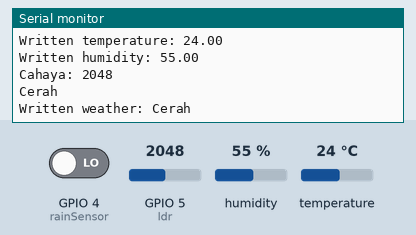
Recording of a sketch running on a simulated ESP32. Shown: the last lines printed to the serial monitor. The inputs (shaded band) are chosen by the test bench; at power-on: GPIO 5 (ldr) = 2048, GPIO 4 (rainSensor) LOW, humidity 55 %, temperature 24 °C. WiFi joins after 1.5 s; servers stay silent unless stated; the local clock reads 2024-03-15 10:24:30 at power-on unless the sketch sets it.

Above: at 4.7 s.
4.8 s: GPIO 5 (ldr) set to 530
At 7.13 s:
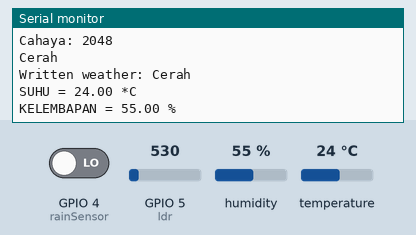
9.1 s: GPIO 5 (ldr) set to 471
At 11.8 s:
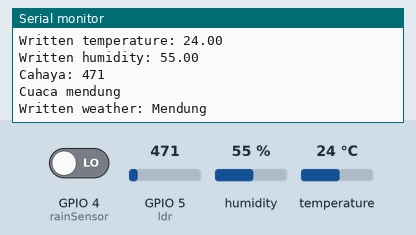
Timing chart, 0 to 13.3 s (numbered marks = the images above; inputs shaded):
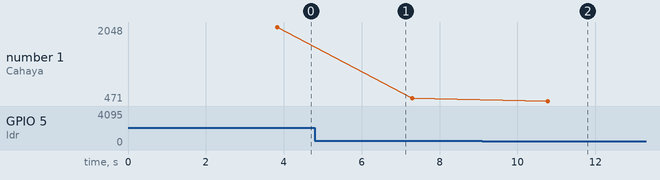

Measured:
- the behaviour switches between 500 and 499 on GPIO 5 (ldr) (found by bisection; images 1 and 2)
- after the input at 9.1 s, the serial monitor: prints a new line after 1.7 s (image 2)
- plotted number 1: 2048 → 530 after the input at 4.8 s, 530 → 471 after the input at 9.1 s

The sketch:

MWS_firebase.ino
```cpp
#include <Arduino.h>
#include <WiFi.h>
#include <Firebase_ESP_Client.h>
#include "addons/TokenHelper.h"
#include "addons/RTDBHelper.h"
#include "secrets.h"
#include <Adafruit_Sensor.h>
#include <DHT.h>
#include <DHT_U.h>
#include <Wire.h>
#include "RTClib.h"

// Define Firebase Data object
FirebaseData fbdo;
FirebaseAuth auth;
FirebaseConfig config;

#define rainSensor 4
#define ldr 5
#define DHTPIN 2       // Pin for DHT sensor
#define DHTTYPE DHT11  // DHT 11 sensor type

DHT dht(DHTPIN, DHTTYPE);
RTC_DS3231 rtc;

void setup() {
  Serial.begin(115200);
  pinMode(rainSensor, INPUT);

  WiFi.begin(WIFI_SSID, WIFI_PASSWORD);
  Serial.print("Connecting to Wi-Fi");
  while (WiFi.status() != WL_CONNECTED) {
    Serial.print(".");
    delay(300);
  }
  Serial.println();
  Serial.print("Connected with IP: ");
  Serial.println(WiFi.localIP());

  config.api_key = API_KEY;
  auth.user.email = USER_EMAIL;
  auth.user.password = USER_PASSWORD;
  config.database_url = DATABASE_URL;
  config.token_status_callback = tokenStatusCallback;

  Firebase.begin(&config, &auth);
  Firebase.reconnectWiFi(true);

  dht.begin();
  delay(2000);  // Allow DHT to stabilize

  if (!rtc.begin()) {
    Serial.println("Couldn't find RTC");
    while (1);
  }
  if (rtc.lostPower()) {
    Serial.println("RTC lost power, setting time!");
    rtc.adjust(DateTime(F(__DATE__), F(__TIME__)));  // Set to compile time
  }
}

void loop() {
  // Read DHT sensor data
  float t = dht.readTemperature();
  float h = dht.readHumidity();

  if (isnan(t) || isnan(h)) {
    Serial.println("Failed to read from DHT sensor");
    delay(1000);
  } else {
    Serial.print("SUHU = ");
    Serial.print(t);
    Serial.println(" *C");
    Serial.print("KELEMBAPAN = ");
    Serial.print(h);
    Serial.println(" %");

    writeTemp(t);
    writeHum(h);
  }

  // Rain sensor logic
  if (digitalRead(rainSensor) == HIGH) {
    Serial.println("It's raining");
    writeRain(true);

    while (digitalRead(rainSensor) == HIGH) {
      delay(100); // Debounce delay
    }

    if (digitalRead(rainSensor) == LOW) {
      Serial.println("It's not raining anymore");
      writeRain(false);
    }
  }

  // Weather Logic using LDR and RTC
  int lightValue = analogRead(ldr);
  DateTime now = rtc.now();

  Serial.print("Cahaya: ");
  Serial.println(lightValue);

  int hour = now.hour();
  bool isDaytime = (hour >= 6 && hour < 18);
  bool isDark = lightValue < 500;
  bool isCool = t < 25;

  if (isDark && isDaytime) {
    Serial.println("Cuaca mendung");
    writeWeather("Mendung");
  } else if (isDark && !isDaytime && isCool) {
    Serial.println("Kemungkinan malam");
    writeWeather("Malam");
  } else {
    Serial.println("Cerah");
    writeWeather("Cerah");
  }

  delay(3000);
}

void writeTemp(float value) {
  if (Firebase.ready() && Firebase.RTDB.setFloat(&fbdo, "MWS/Temp", value)) {
    Serial.print("Written temperature: ");
    Serial.println(value);
  } else {
    Serial.println("Failed to write temperature");
    Serial.print("Reason: ");
    Serial.println(fbdo.errorReason());
  }
}

void writeHum(float value) {
  if (Firebase.ready() && Firebase.RTDB.setFloat(&fbdo, "MWS/Hum", value)) {
    Serial.print("Written humidity: ");
    Serial.println(value);
  } else {
    Serial.println("Failed to write humidity");
    Serial.print("Reason: ");
    Serial.println(fbdo.errorReason());
  }
}

void writeRain(bool value) {
  if (Firebase.ready() && Firebase.RTDB.setBool(&fbdo, "MWS/Rain", value)) {
    Serial.print("Written rain status: ");
    Serial.println(value);
  } else {
    Serial.println("Failed to write rain status");
    Serial.print("Reason: ");
    Serial.println(fbdo.errorReason());
  }
}

void writeWeather(String value) {
  if (Firebase.ready() && Firebase.RTDB.setString(&fbdo, "MWS/Weather", value)) {
    Serial.print("Written weather: ");
    Serial.println(value);
  } else {
    Serial.println("Failed to write weather");
    Serial.print("Reason: ");
    Serial.println(fbdo.errorReason());
  }
}
```

secrets.h
```cpp
#ifndef SECRETS_H
#define SECRETS_H

// Wi-Fi credentials
#define WIFI_SSID ""
#define WIFI_PASSWORD ""

// Firebase credentials
#define API_KEY ""
#define DATABASE_URL ""

//Firebase Auth
#define USER_EMAIL ""
#define USER_PASSWORD ""

#endif
```
